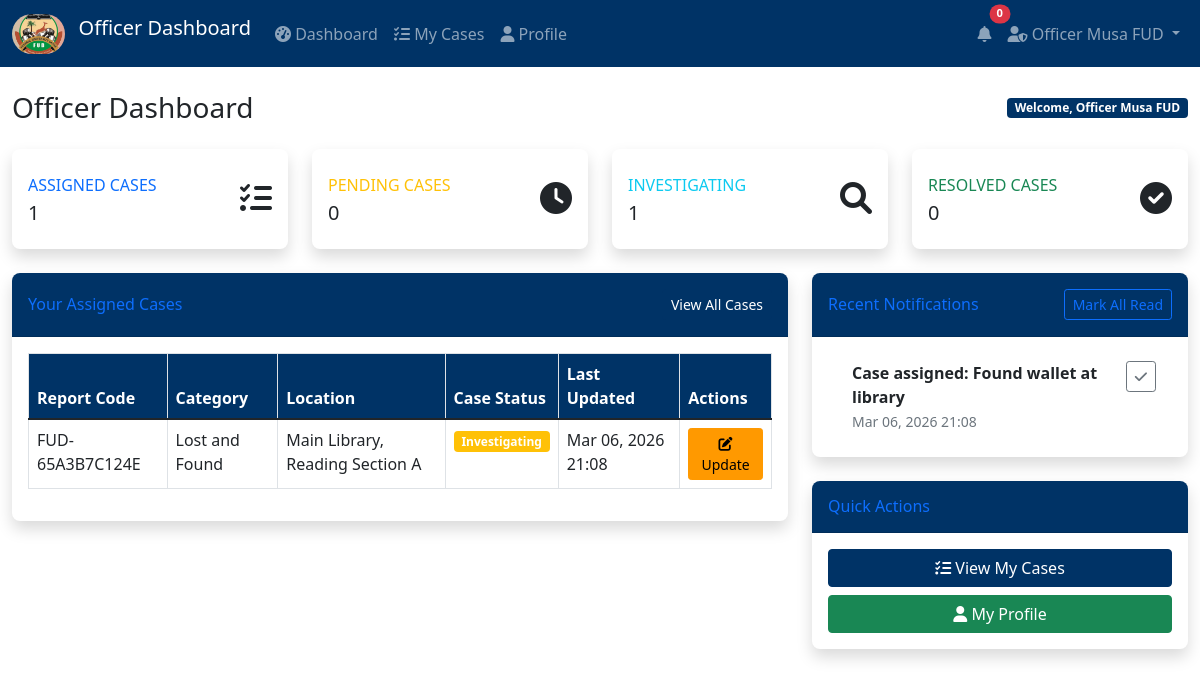
Screenshot of /officer/dashboard.php (signed in) with the database file from the repository.
### tables this page shows
CREATE TABLE `cases` (
  `id` int(11) NOT NULL AUTO_INCREMENT,
  `report_id` int(11) NOT NULL,
  `officer_id` int(11) NOT NULL,
  `notes` text DEFAULT NULL,
  `evidence` text DEFAULT NULL,
  `status` enum('pending','investigating','resolved') DEFAULT 'pending',
  `assigned_at` timestamp NOT NULL DEFAULT current_timestamp(),
  `updated_at` timestamp NOT NULL DEFAULT current_timestamp() ON UPDATE current_timestamp(),
  PRIMARY KEY (`id`),
  KEY `report_id` (`report_id`),
  KEY `officer_id` (`officer_id`),
  KEY `status` (`status`),
  CONSTRAINT `cases_ibfk_1` FOREIGN KEY (`report_id`) REFERENCES `reports` (`id`) ON DELETE CASCADE,
  CONSTRAINT `cases_ibfk_2` FOREIGN KEY (`officer_id`) REFERENCES `users` (`id`)
);

CREATE TABLE `reports` (
  `id` int(11) NOT NULL AUTO_INCREMENT,
  `report_code` varchar(20) NOT NULL,
  `reporter_name` varchar(100) DEFAULT NULL,
  `contact` varchar(20) DEFAULT NULL,
  `department` varchar(100) NOT NULL,
  `location` varchar(255) NOT NULL,
  `category_id` int(11) DEFAULT NULL,
  `description` text NOT NULL,
  `status` enum('pending','investigating','resolved') DEFAULT 'pending',
  `priority` enum('low','medium','high') DEFAULT 'medium',
  `created_at` timestamp NOT NULL DEFAULT current_timestamp(),
  PRIMARY KEY (`id`),
  UNIQUE KEY `report_code` (`report_code`),
  KEY `category_id` (`category_id`),
  KEY `status` (`status`),
  KEY `created_at` (`created_at`),
  CONSTRAINT `reports_ibfk_1` FOREIGN KEY (`category_id`) REFERENCES `categories` (`id`)
);

CREATE TABLE `categories` (
  `id` int(11) NOT NULL AUTO_INCREMENT,
  `name` varchar(100) NOT NULL,
  `description` text DEFAULT NULL,
  `status` enum('active','inactive') DEFAULT 'active',
  `created_at` timestamp NOT NULL DEFAULT current_timestamp(),
  PRIMARY KEY (`id`)
);

CREATE TABLE `notifications` (
  `id` int(11) NOT NULL AUTO_INCREMENT,
  `user_id` int(11) NOT NULL,
  `message` text NOT NULL,
  `link` varchar(255) DEFAULT NULL,
  `is_read` tinyint(1) DEFAULT 0,
  `created_at` timestamp NOT NULL DEFAULT current_timestamp(),
  PRIMARY KEY (`id`),
  KEY `user_id` (`user_id`),
  KEY `is_read` (`is_read`),
  KEY `created_at` (`created_at`),
  CONSTRAINT `notifications_ibfk_1` FOREIGN KEY (`user_id`) REFERENCES `users` (`id`) ON DELETE CASCADE
);

### officer/dashboard.php (the view, shortened to what this page needs)
<?php
require_once '../config/functions.php';
$database = new Database();
$db = $database->getConnection();
$officer_id = $_SESSION['user_id'];
$stats = [];
$queries = [
    'assigned_cases' => "SELECT COUNT(*) as count FROM cases WHERE officer_id = :officer_id",
    'pending_cases' => "SELECT COUNT(*) as count FROM cases WHERE officer_id = :officer_id AND status = 'pending'",
    'investigating_cases' => "SELECT COUNT(*) as count FROM cases WHERE officer_id = :officer_id AND status = 'investigating'",
    'resolved_cases' => "SELECT COUNT(*) as count FROM cases WHERE officer_id = :officer_id AND status = 'resolved'"
];
foreach ($queries as $key => $query) {
    $stmt = $db->prepare($query);
    $stmt->bindParam(":officer_id", $officer_id);
    $stmt->execute();
    $stats[$key] = $stmt->fetch(PDO::FETCH_ASSOC)['count'];
}
$cases_query = "SELECT c.*, r.report_code, r.location, r.description, cat.name as category_name
                FROM cases c
                JOIN reports r ON c.report_id = r.id
                JOIN categories cat ON r.category_id = cat.id
                WHERE c.officer_id = :officer_id
                ORDER BY c.updated_at DESC LIMIT 5";
$cases_stmt = $db->prepare($cases_query);
$cases_stmt->bindParam(":officer_id", $officer_id);
$cases_stmt->execute();
$assigned_cases = $cases_stmt->fetchAll(PDO::FETCH_ASSOC);
$notifications_query = "SELECT * FROM notifications WHERE user_id = :user_id AND is_read = 0 ORDER BY created_at DESC LIMIT 5";
$notifications_stmt = $db->prepare($notifications_query);
$notifications_stmt->bindParam(":user_id", $officer_id);
$notifications_stmt->execute();
$recent_notifications = $notifications_stmt->fetchAll(PDO::FETCH_ASSOC);
?>
<?php include '../includes/header.php'; ?>
<?php include 'includes/officer_navbar.php'; ?>
<div class="container-fluid mt-4">
    <div class="d-sm-flex align-items-center justify-content-between mb-4">
        <h1 class="h3 mb-0 text-gray-800">Officer Dashboard</h1>
        <span class="badge bg-primary">Welcome, <?= htmlspecialchars($_SESSION['name']) ?></span>
    </div>
    <div class="row">
        <div class="col-xl-3 col-md-6 mb-4">
            <div class="card border-left-primary shadow h-100 py-2">
                <div class="card-body">
                    <div class="row no-gutters align-items-center">
                        <div class="col mr-2">
                            <div class="text-xs font-weight-bold text-primary text-uppercase mb-1">
                                Assigned Cases</div>
                            <div class="h5 mb-0 font-weight-bold text-gray-800"><?= $stats['assigned_cases'] ?></div>
                        </div>
                        <div class="col-auto">
                            <i class="fas fa-tasks fa-2x text-gray-300"></i>
                        </div>
                    </div>
                </div>
            </div>
        </div>
        <div class="col-xl-3 col-md-6 mb-4">
            <div class="card border-left-warning shadow h-100 py-2">
                <div class="card-body">
                    <div class="row no-gutters align-items-center">
                        <div class="col mr-2">
                            <div class="text-xs font-weight-bold text-warning text-uppercase mb-1">
                                Pending Cases</div>
                            <div class="h5 mb-0 font-weight-bold text-gray-800"><?= $stats['pending_cases'] ?></div>
                        </div>
                        <div class="col-auto">
                            <i class="fas fa-clock fa-2x text-gray-300"></i>
                        </div>
                    </div>
                </div>
            </div>
        </div>
        <div class="col-xl-3 col-md-6 mb-4">
            <div class="card border-left-info shadow h-100 py-2">
                <div class="card-body">
                    <div class="row no-gutters align-items-center">
                        <div class="col mr-2">
                            <div class="text-xs font-weight-bold text-info text-uppercase mb-1">
                                Investigating</div>
                            <div class="h5 mb-0 font-weight-bold text-gray-800"><?= $stats['investigating_cases'] ?></div>
                        </div>
                        <div class="col-auto">
                            <i class="fas fa-search fa-2x text-gray-300"></i>
                        </div>
                    </div>
                </div>
            </div>
        </div>
        <div class="col-xl-3 col-md-6 mb-4">
            <div class="card border-left-success shadow h-100 py-2">
                <div class="card-body">
                    <div class="row no-gutters align-items-center">
                        <div class="col mr-2">
                            <div class="text-xs font-weight-bold text-success text-uppercase mb-1">
                                Resolved Cases</div>
                            <div class="h5 mb-0 font-weight-bold text-gray-800"><?= $stats['resolved_cases'] ?></div>
                        </div>
                        <div class="col-auto">
                            <i class="fas fa-check-circle fa-2x text-gray-300"></i>
                        </div>
                    </div>
                </div>
            </div>
        </div>
    </div>
    <div class="row">
        <div class="col-lg-8">
            <div class="card shadow mb-4">
                <div class="card-header py-3 d-flex justify-content-between align-items-center">
                    <h6 class="m-0 font-weight-bold text-primary">Your Assigned Cases</h6>
                    <a href="cases.php" class="btn btn-sm btn-primary">View All Cases</a>
                </div>
                <div class="card-body">
                    <div class="table-responsive">
                        <table class="table table-bordered table-hover">
                            <thead class="thead-light">
                                <tr>
                                    <th>Report Code</th>
                                    <th>Category</th>
                                    <th>Location</th>
                                    <th>Case Status</th>
                                    <th>Last Updated</th>
                                    <th>Actions</th>
                                </tr>
                            </thead>
                            <tbody>
                                <?php foreach ($assigned_cases as $case): ?>
                                <tr>
                                    <td><?= htmlspecialchars($case['report_code']) ?></td>
                                    <td><?= htmlspecialchars($case['category_name']) ?></td>
                                    <td><?= htmlspecialchars($case['location']) ?></td>
                                    <td><?= getStatusBadge($case['status']) ?></td>
                                    <td><?= formatDate($case['updated_at']) ?></td>
                                    <td>
                                        <a href="update_case.php?id=<?= $case['id'] ?>" class="btn btn-sm btn-warning">
                                            <i class="fas fa-edit"></i> Update
                                        </a>
                                    </td>
                                </tr>
                                <?php endforeach; ?>
                            </tbody>
                        </table>
                    </div>
                </div>
            </div>
        </div>
        <div class="col-lg-4">
            <div class="card shadow mb-4">
                <div class="card-header py-3 d-flex justify-content-between align-items-center">
                    <h6 class="m-0 font-weight-bold text-primary">Recent Notifications</h6>
                    <a href="#" onclick="markAllNotificationsRead()" class="btn btn-sm btn-outline-primary">Mark All Read</a>
                </div>
                <div class="card-body">
                    <?php if (empty($recent_notifications)): ?>
                        <p class="text-muted text-center">No new notifications</p>
                    <?php else: ?>
                        <div class="list-group list-group-flush">
                            <?php foreach ($recent_notifications as $notification): ?>
                            <div class="list-group-item d-flex justify-content-between align-items-start">
                                <div class="ms-2 me-auto">
                                    <div class="fw-bold"><?= htmlspecialchars($notification['message']) ?></div>
                                    <small class="text-muted"><?= formatDate($notification['created_at']) ?></small>
                                </div>
                                <button class="btn btn-sm btn-outline-secondary" onclick="markNotificationRead(<?= $notification['id'] ?>)">
                                    <i class="fas fa-check"></i>
                                </button>
                            </div>
                            <?php endforeach; ?>
                        </div>
                    <?php endif; ?>
                </div>
            </div>
            <div class="card shadow mb-4">
                <div class="card-header py-3">
                    <h6 class="m-0 font-weight-bold text-primary">Quick Actions</h6>
                </div>
                <div class="card-body">
                    <div class="d-grid gap-2">
                        <a href="cases.php" class="btn btn-primary btn-block">
                            <i class="fas fa-tasks"></i> View My Cases
                        </a>
                        <a href="profile.php" class="btn btn-success btn-block">
                            <i class="fas fa-user"></i> My Profile
                        </a>
                    </div>
                </div>
            </div>
        </div>
    </div>
</div>
<?php include '../includes/footer.php'; ?>

### config/functions.php (shortened to what this page needs)
<?php
function formatDate($date) {
    return date('M d, Y H:i', strtotime($date));
}
function getStatusBadge($status) {
    $badges = [
        'pending' => 'secondary',
        'investigating' => 'warning',
        'resolved' => 'success'
    ];
    return '<span class="badge bg-' . ($badges[$status] ?? 'secondary') . '">' . ucfirst($status) . '</span>';
}
?>

### assets/css/custom.css (style rules this page uses)
:root { --fud-primary: #003366; --fud-secondary: #FF9900; --fud-accent: #6699CC; }
.bg-primary { background-color: var(--fud-primary) !important; }
.btn-primary { background-color: var(--fud-primary); border-color: var(--fud-primary); }
.btn-warning { background-color: var(--fud-secondary); border-color: var(--fud-secondary); color: #000; }
.card { border: none; box-shadow: 0 0.15rem 1.75rem 0 rgba(58, 59, 69, 0.15); border-radius: 0.5rem; }
.card-header { background-color: var(--fud-primary); color: white; font-weight: 600; border-radius: 0.5rem 0.5rem 0 0 !important; }
.table th { background-color: var(--fud-primary); color: white; }

### rows the page displays
cases: report.report_code "FUD-65A3B7C124E", categories.name "Lost and Found", report.location "Main Library, Reading Section A", status "Investigating", updated_at "Mar 06, 2026 21:08"
notifications: message "Case assigned: Found wallet at library", created_at "Mar 06, 2026 21:08"

### other values shown
$_SESSION['name'] "Officer Musa FUD"
$stats['assigned_cases'] "1"
$stats['pending_cases'] "0"
$stats['investigating_cases'] "1"
$stats['resolved_cases'] "0"
